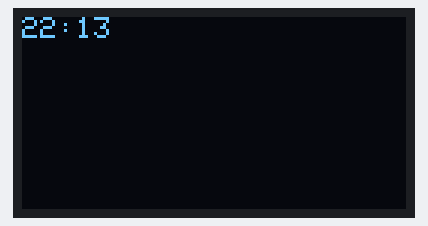
Bench run of a sketch on a simulated Arduino Uno, built with avr-gcc and run on an emulated ATmega328P. On the bench: 128×64 one-colour display. The local clock reads 2024-03-15 10:24:30 at power-on unless the sketch sets it.

Above: at 0.22 s.
At 0.88 s:
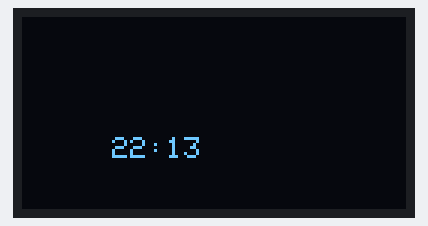

The sketch:

WatchUno.ino
```cpp
#include <SPI.h>
#include <Wire.h>
#include <Adafruit_GFX.h>
#include <Adafruit_SSD1306.h>
#include <RtcDS3231.h>

#define btn1 5
#define btn2 9

RtcDS3231<TwoWire> Rtc = RtcDS3231<TwoWire>(Wire);
Adafruit_SSD1306 display(128, 64, &Wire);
void Click1()
{
	Serial.println("click1");
}
void Click2()
{
	Serial.println("click3");
}

void setup()
{
	pinMode(btn1, INPUT_PULLUP);
	pinMode(btn2, INPUT_PULLUP);
	attachInterrupt(digitalPinToInterrupt(btn1), Click1, FALLING);
	attachInterrupt(digitalPinToInterrupt(btn2), Click2, FALLING);


	Serial.begin(9600);
	Rtc.Begin();
	RtcDateTime compiled = RtcDateTime(__DATE__, __TIME__);
	Rtc.SetDateTime(compiled);
	// SSD1306_SWITCHCAPVCC = generate display voltage from 3.3V internally
	if (!display.begin(SSD1306_SWITCHCAPVCC, 0x3D)) { // Address 0x3D for 128x64
		Serial.println(F("SSD1306 allocation failed"));

	}
	display.clearDisplay();

}
void Draw()
{
	display.clearDisplay();
	char timeBuffer[50];
	sprintf(timeBuffer, "%02u:%02u", Rtc.GetDateTime().Hour(), Rtc.GetDateTime().Minute());
	display.print(timeBuffer);
	display.display();
}

void loop()
{
	Draw();


}
```
